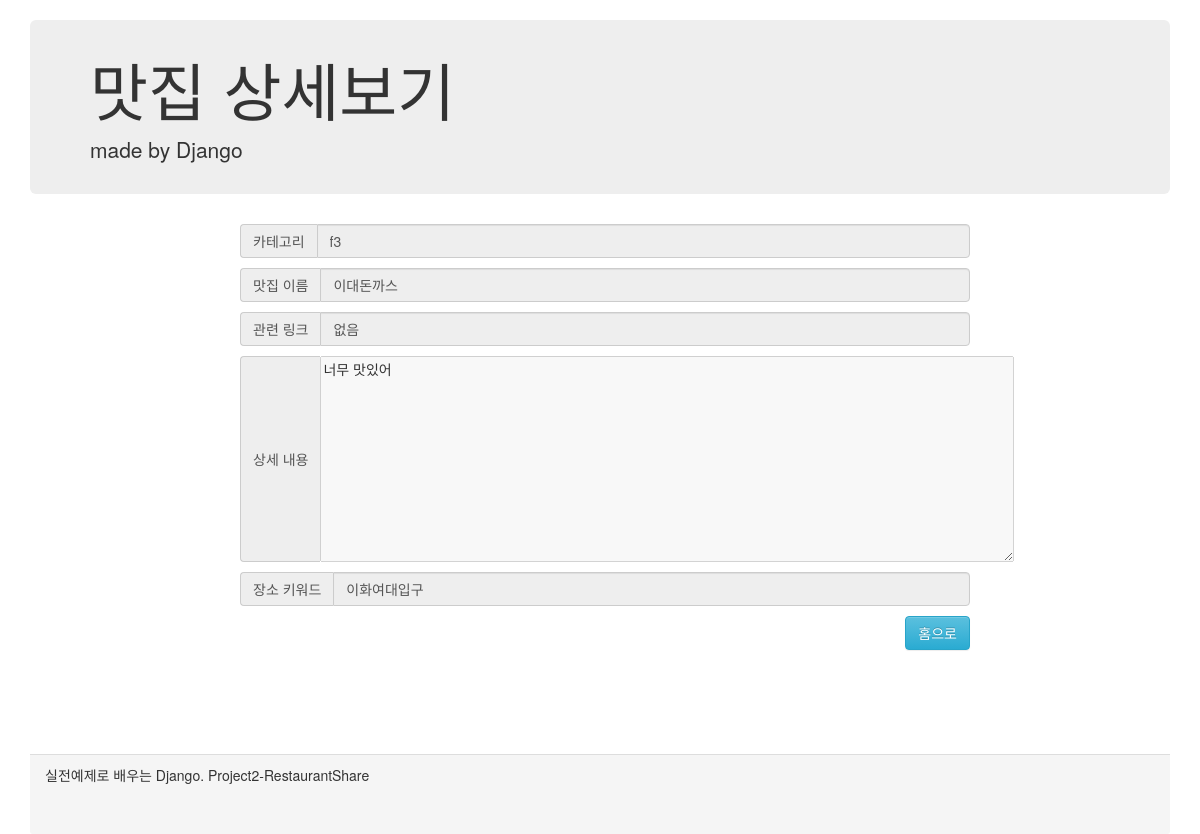
Screenshot of /restaurantDetail/1 with the database file from the repository.
### shareRes/models.py (models this page shows)
class Restaurant(models.Model):
    category = models.ForeignKey(Category, on_delete=models.SET_DEFAULT, default=5)
    restaurant_name = models.CharField(max_length = 100)
    restaurant_link = models.CharField(max_length = 500)
    restaurant_content = models.TextField()
    restaurant_keyword = models.CharField(max_length = 50)

class Category(models.Model):
    category_name = models.CharField(max_length=100)

### shareRes/views.py (the view)
# urls.py: path('restaurantDetail/<str:res_id>',views.restaurantDetail, name = 'resDetailPage'),
def restaurantDetail(request,res_id):
    restaurant = Restaurant.objects.get(id = res_id)
    content = {'restaurant':restaurant}
    return render(request, 'shareRes/restaurantDetail.html', content)

### shareRes/templates/shareRes/restaurantDetail.html (shortened to what this page needs)
<html lang="en">
<head>
    <link rel="stylesheet" href="https://maxcdn.bootstrapcdn.com/bootstrap/3.3.2/css/bootstrap.min.css">
    <link rel="stylesheet" href="https://maxcdn.bootstrapcdn.com/bootstrap/3.3.2/css/bootstrap-theme.min.css">
</head>
<body>
    <div class="container">
        <div class="header">
            <div class="jumbotron">
                <h1>맛집 상세보기</h1>
                <p>made by Django</p>
            </div>
        </div>
        <div class="content">
            <div class="inputDiv">
                <div class="input-group">
                    <span class="input-group-addon" id="sizing-addon2">카테고리</span>
                    <input id="resCategory" name="resCategory" type="text" class="form-control" disabled value="{{restaurant.category.category_name}}">
                </div>
                <div class="input-group">
                    <span class="input-group-addon" id="sizing-addon2">맛집 이름</span>
                    <input id="resTitle" name="resTitle" type="text" class="form-control" disabled value="{{restaurant.restaurant_name}}">
                </div>
                <div class="input-group">
                    <span class="input-group-addon" id="sizing-addon2">관련 링크</span>
                    <input id="resLink" name="resLink" type="text" class="form-control" disabled value="{{restaurant.restaurant_link}}">
                </div>
                <div class="input-group">
                    <span class="input-group-addon" id="sizing-addon2">상세 내용</span>
                    <textarea id="resContent" name="resContent" cols="90" rows="10" disabled value="">{{restaurant.restaurant_content}}</textarea>
                </div>
                <div class="input-group">
                    <span class="input-group-addon" id="sizing-addon2">장소 키워드</span>
                    <input id="resLoc" name="resLoc" type="text" class="form-control" disabled value="{{restaurant.restaurant_keyword}}">
                </div>
                <a href ="/" class="resAddBtn btn btn-info" role="button">홈으로</a>
            </div>
        </div>
        <div class="panel-footer">
            실전예제로 배우는 Django. Project2-RestaurantShare
        </div>
    </div>
</body>
</html>

### shareRes/templates/shareRes/restaurantDetail.html (style rules this page uses)
.container { margin-top: 20px; }
.jumbotron { padding-top:15px; padding-bottom:15px; }
.content { min-height: 60%; margin: auto; }
.inputDiv { margin-left: 200px; margin-right: 200px; margin-bottom: 50px; }
.input-group { margin:10px; width: 730px; }
.resAddBtn { float:right; }
.panel-footer { margin-top: 50px; height: 10%; }

### rows the page displays
Restaurant: resCategory "f3", resTitle "이대돈까스", resLink "없음", resContent "너무 맛있어", resLoc "이화여대입구"
